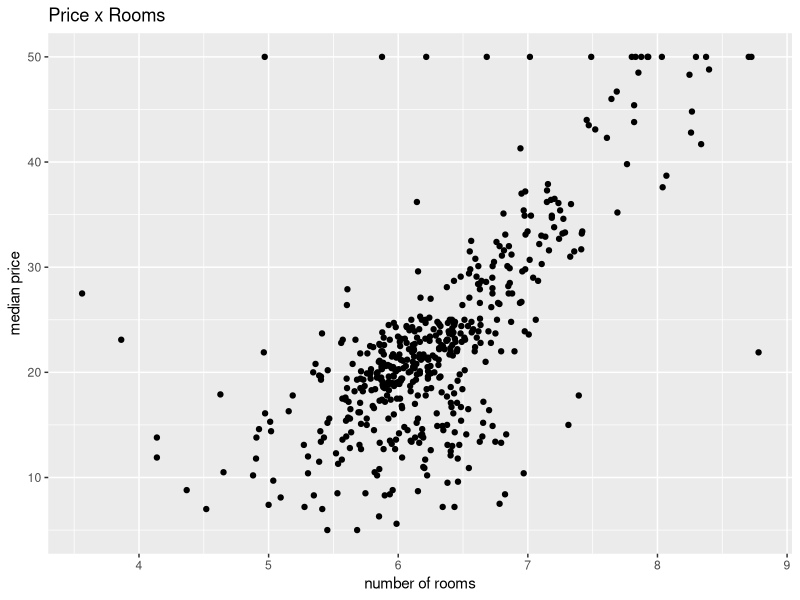
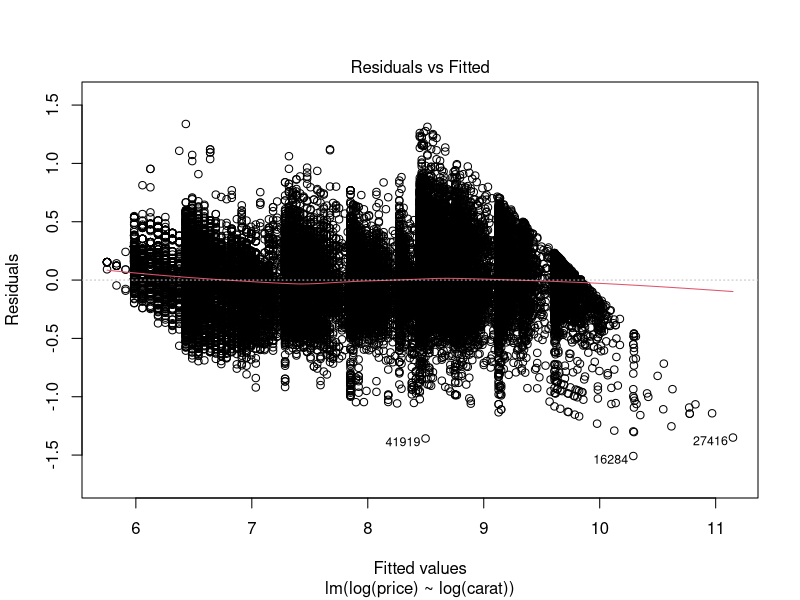
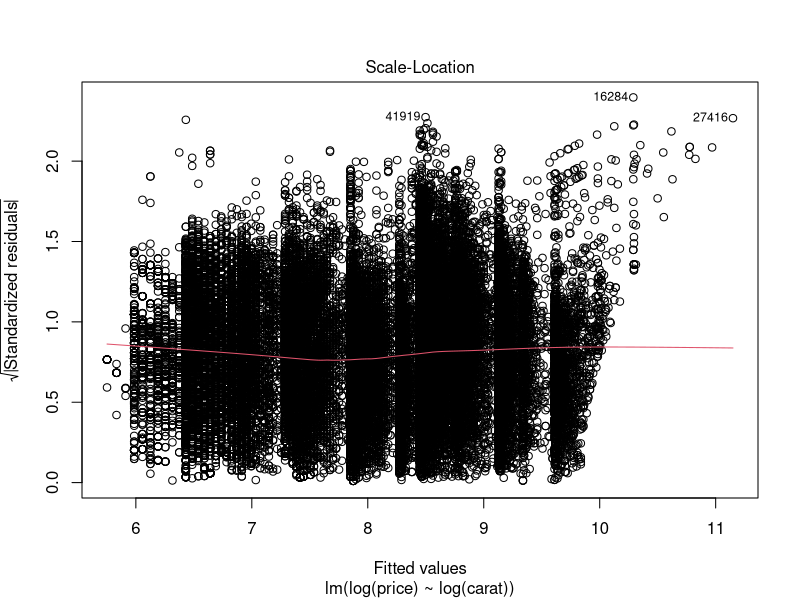
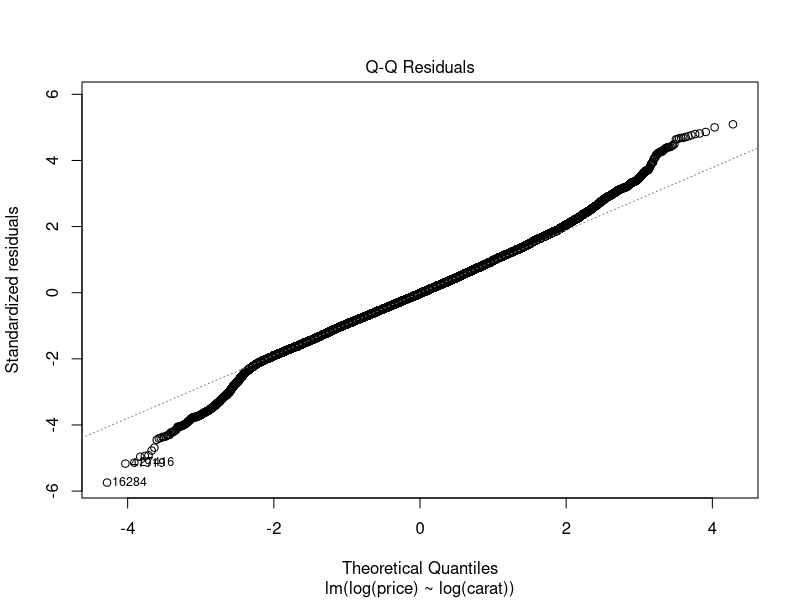

Recreate these plots in R, in order.
install.packages("mlbench")
library(mlbench)
library(ggplot2)

data("BostonHousing2")

ggplot(BostonHousing2,aes(x=rm,y=medv))+
  geom_point()+
  labs(x="number of rooms",y="median price",title="Price x Rooms")

small.xy <- data.frame(X=c(8,5,4,5,6,8,9,7,5,7),Y=c(2,3,4,2,5,6,4,4,6,5))
small.xy

estimatedB1<- cov(small.xy$X,small.xy$Y)/var(small.xy$X)
estimatedB0<- mean(small.xy$Y) - (estimatedB1*mean(small.xy$X))

install.packages("tidyverse")
library(tidyverse)
data("diamonds")
diamonds

diamonds.lm  <- lm(log(price) ~ log(carat), data = diamonds)

#finding values for B0 and B1 
summary(diamonds.lm)

#predicting value in dollars of diamnond with 0.5 carat
exp(8.448661 + 1.675817 * 0.5)

#checking linearity
plot(diamonds.lm,which = 1)

#checking constant spread
plot(diamonds.lm, which = 3)

#checking normality
plot(diamonds.lm, which = 2)

#quiz 2
-4.128 + (-1.420*0.694)